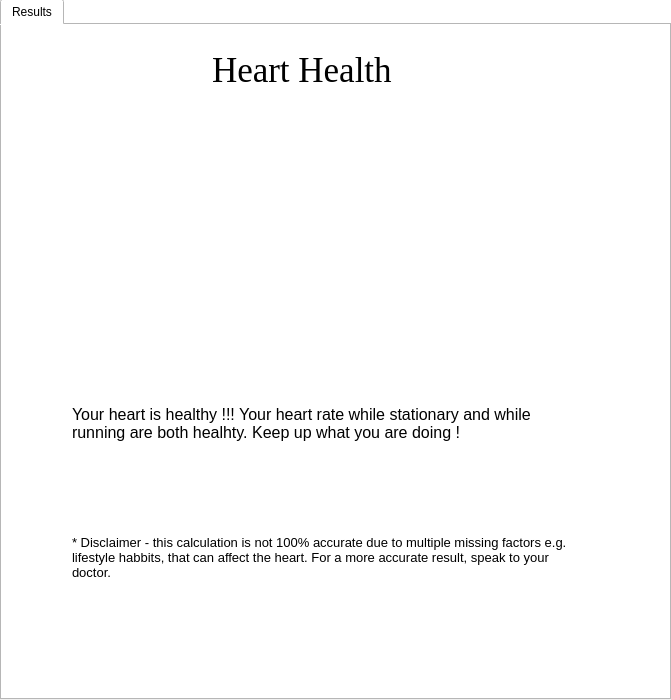
<?xml version="1.0" encoding="UTF-8"?>
<ui version="4.0">
 <class>h_h_widget_stat_g_run_g</class>
 <widget class="QWidget" name="h_h_widget_stat_g_run_g">
  <property name="geometry">
   <rect>
    <x>0</x>
    <y>0</y>
    <width>671</width>
    <height>700</height>
   </rect>
  </property>
  <property name="windowTitle">
   <string/>
  </property>
  <property name="styleSheet">
   <string notr="true">background-color: rgb(255, 255, 255);</string>
  </property>
  <widget class="QTabWidget" name="h_h_widget_stat_g_run_g_tab_widget">
   <property name="geometry">
    <rect>
     <x>0</x>
     <y>-1</y>
     <width>671</width>
     <height>701</height>
    </rect>
   </property>
   <property name="styleSheet">
    <string notr="true">background-color: rgb(255, 255, 255);</string>
   </property>
   <property name="currentIndex">
    <number>0</number>
   </property>
   <widget class="QWidget" name="results_tab">
    <attribute name="title">
     <string>Results</string>
    </attribute>
    <widget class="QLabel" name="h_h_stat_g_run_g_title_lbl">
     <property name="geometry">
      <rect>
       <x>210</x>
       <y>25</y>
       <width>261</width>
       <height>61</height>
      </rect>
     </property>
     <property name="font">
      <font>
       <family>Georgia</family>
       <pointsize>26</pointsize>
      </font>
     </property>
     <property name="text">
      <string>Heart Health</string>
     </property>
     <property name="alignment">
      <set>Qt::AlignLeading|Qt::AlignLeft|Qt::AlignTop</set>
     </property>
     <property name="wordWrap">
      <bool>true</bool>
     </property>
    </widget>
    <widget class="QLabel" name="h_h_stat_g_run_g_img_lbl">
     <property name="geometry">
      <rect>
       <x>210</x>
       <y>90</y>
       <width>254</width>
       <height>231</height>
      </rect>
     </property>
     <property name="text">
      <string/>
     </property>
     <property name="pixmap">
      <pixmap>../../Pictures/very_healthy_heart_image.png</pixmap>
     </property>
     <property name="alignment">
      <set>Qt::AlignLeading|Qt::AlignLeft|Qt::AlignTop</set>
     </property>
     <property name="wordWrap">
      <bool>true</bool>
     </property>
    </widget>
    <widget class="QLabel" name="h_h_stat_g_run_g_msg_lbl">
     <property name="geometry">
      <rect>
       <x>70</x>
       <y>380</y>
       <width>511</width>
       <height>91</height>
      </rect>
     </property>
     <property name="font">
      <font>
       <pointsize>12</pointsize>
      </font>
     </property>
     <property name="text">
      <string>Your heart is healthy !!! Your heart rate while stationary and while running are both healhty. Keep up what you are doing !</string>
     </property>
     <property name="alignment">
      <set>Qt::AlignLeading|Qt::AlignLeft|Qt::AlignTop</set>
     </property>
     <property name="wordWrap">
      <bool>true</bool>
     </property>
    </widget>
    <widget class="QLabel" name="h_h_stat_g_run_g_disclaimer_lbl">
     <property name="geometry">
      <rect>
       <x>70</x>
       <y>510</y>
       <width>511</width>
       <height>131</height>
      </rect>
     </property>
     <property name="font">
      <font>
       <pointsize>10</pointsize>
      </font>
     </property>
     <property name="text">
      <string>* Disclaimer - this calculation is not 100% accurate due to multiple missing factors e.g. lifestyle habbits, that can affect the heart. For a more accurate result, speak to your doctor.</string>
     </property>
     <property name="alignment">
      <set>Qt::AlignLeading|Qt::AlignLeft|Qt::AlignTop</set>
     </property>
     <property name="wordWrap">
      <bool>true</bool>
     </property>
    </widget>
   </widget>
  </widget>
 </widget>
 <resources/>
 <connections/>
</ui>
